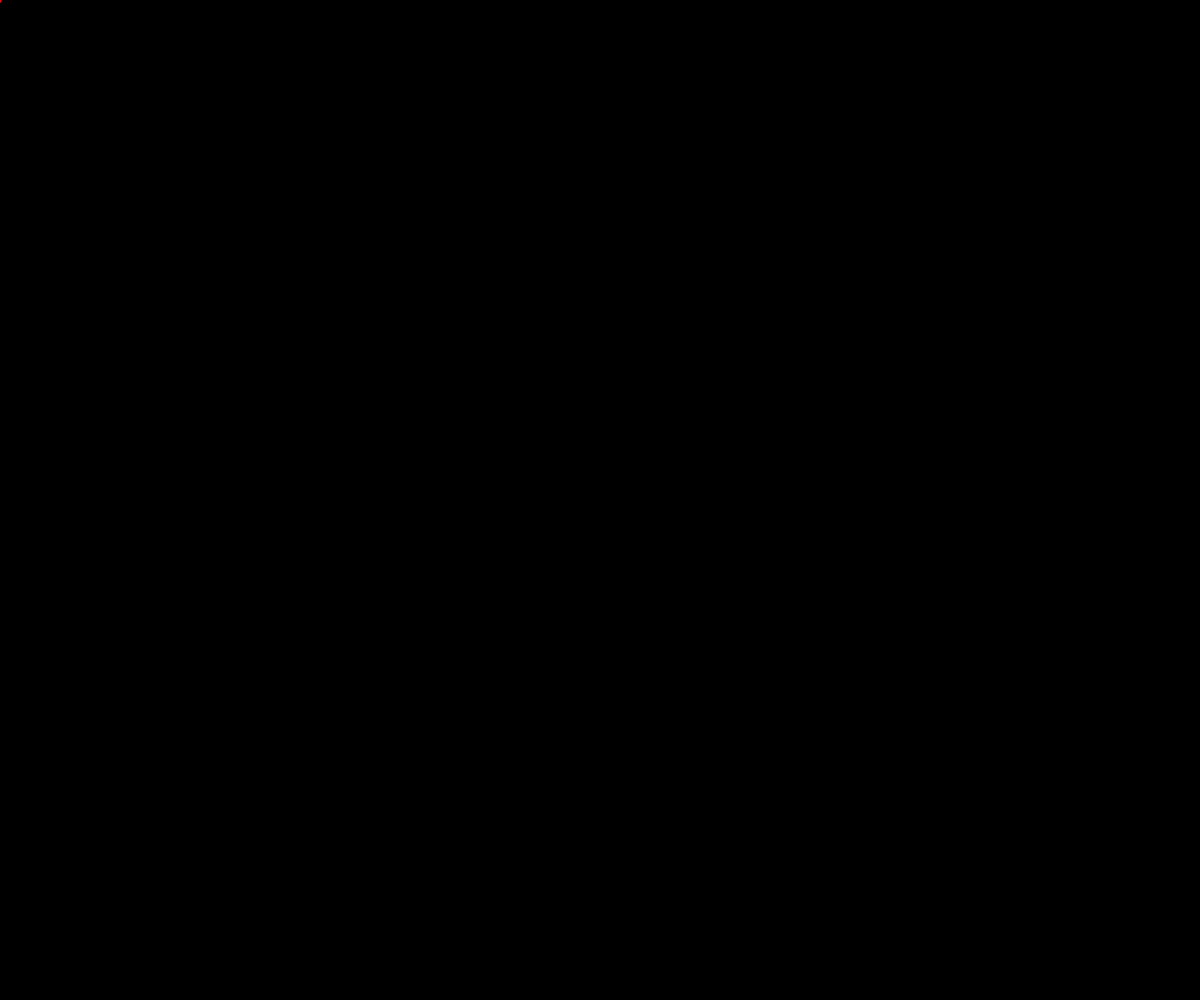
Frame 1 (no input)
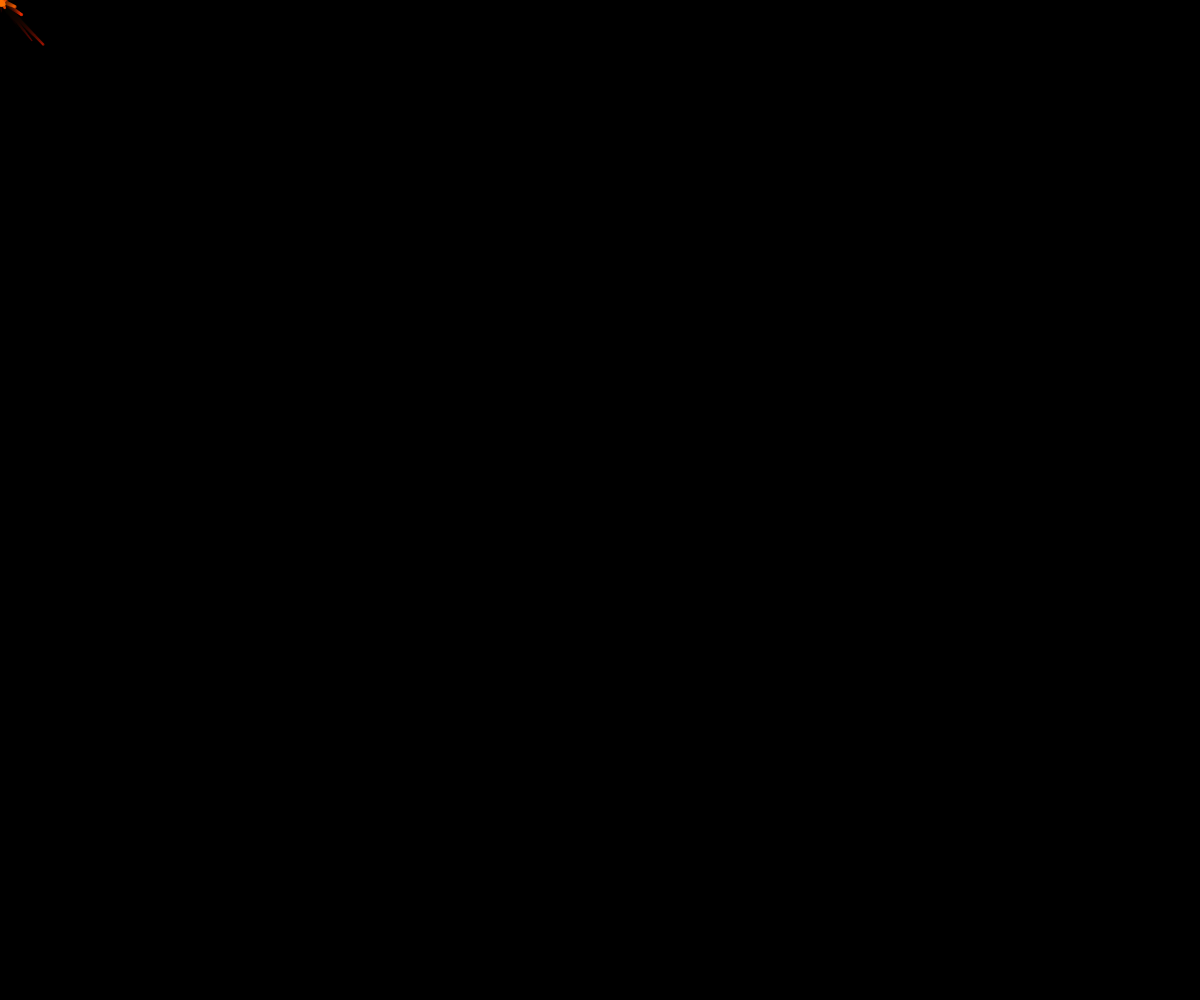
Frame 60 (no input)
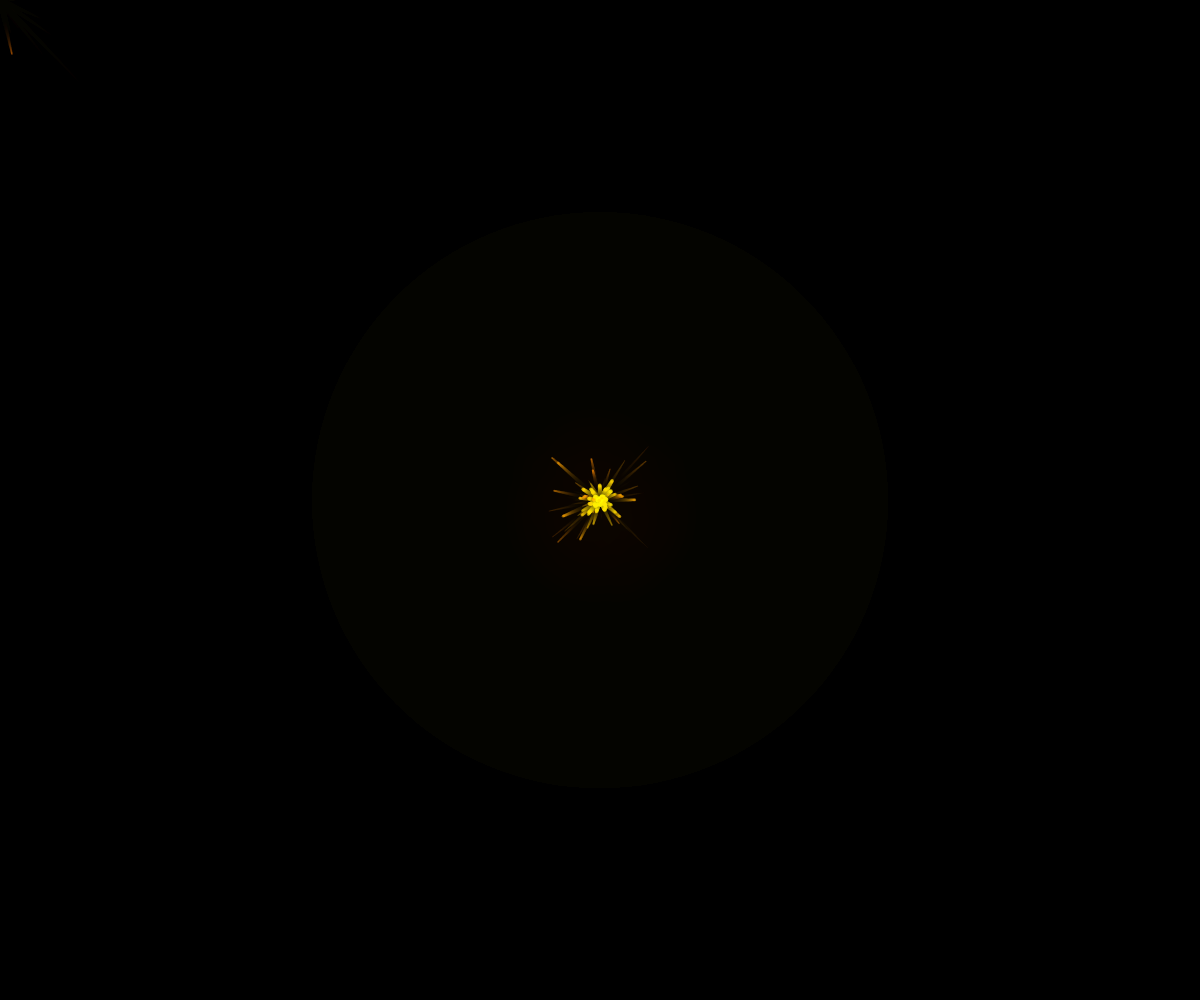
Frame 120 (the mouse pressed at the canvas centre since frame 60)

The p5.js sketch that drew these frames (run headless with seeded random() and noise() and a simulated clock; from frame 60 on, the mouse is pressed at the canvas centre):

// p5.js sketch
// ── sketch.js
let particles = [];
let maxParticles = 100; // Adjust for more/less trail density
let hue = 0; // For color cycling

function setup() {
  createCanvas(windowWidth, windowHeight);
  colorMode(HSB, 360, 100, 100, 1);
  noStroke();
  background(0);
}

function draw() {
  // Fade effect (lower alpha = longer trails)
  background(0, 0.1);

  // Create new particle at mouse position
  if (mouseIsPressed) {
    // Extra particles when mouse is pressed
    for (let i = 0; i < 3; i++) {
      addParticle();
    }
  } else {
    addParticle();
  }

  // Update and display particles
  for (let i = particles.length - 1; i >= 0; i--) {
    let p = particles[i];
    p.update();
    p.display();
    
    // Remove faded particles
    if (p.alpha <= 0) {
      particles.splice(i, 1);
    }
  }

  // Cycle hue for color change
  hue = (hue + 0.5) % 360;
}

function addParticle() {
  if (particles.length < maxParticles) {
    // Calculate speed for dynamic sizing
    let speed = dist(mouseX, mouseY, pmouseX, pmouseY);
    let size = map(speed, 0, 20, 5, 20); // Faster = bigger
    
    particles.push(new Particle(
      mouseX,
      mouseY,
      size,
      hue
    ));
  }
}

// Particle class
class Particle {
  constructor(x, y, size, hue) {
    this.x = x;
    this.y = y;
    this.size = size;
    this.hue = hue;
    this.alpha = 1;
    this.decay = random(0.01, 0.03); // Fade speed
    this.velocity = {
      x: random(-1, 1),
      y: random(-1, 1)
    };
  }

  update() {
    // Apply slight drift for organic motion
    this.x += this.velocity.x;
    this.y += this.velocity.y;
    
    // Fade out
    this.alpha -= this.decay;
  }

  display() {
    fill(this.hue, 100, 100, this.alpha);
    circle(this.x, this.y, this.size * this.alpha); // Shrink as it fades
  }
}

function windowResized() {
  resizeCanvas(windowWidth, windowHeight);
}
